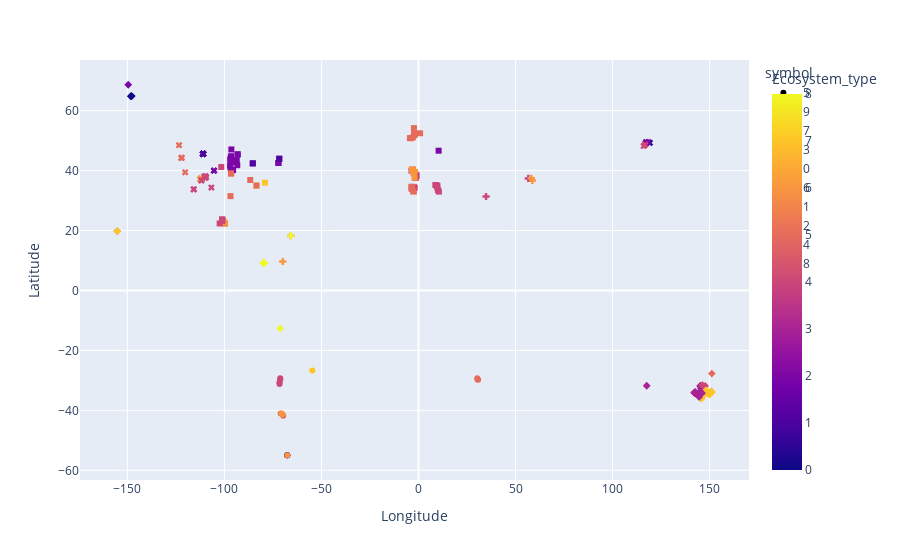

Notebook source saved alongside this figure:
### Code cell
df3 = pd.DataFrame(df, columns=['Longitude', 'Latitude', 'Ecosystem_type'])
lb_make = LabelEncoder()
df3['Ecosystem_type'] = lb_make.fit_transform(df3['Ecosystem_type'])
kmeans = KMeans(n_clusters=10).fit_predict(df3)
px.scatter(df3, x='Longitude', y="Latitude", color="Ecosystem_type", symbol=kmeans)

### Figure 1 — Plotly figure (JSON) as saved in the notebook; plotly's stock layout.template omitted (floating-point values rounded to 4 significant figures)
{"data": [{"hovertemplate": "symbol=5<br>Longitude=%{x}<br>Latitude=%{y}<br>Ecosystem_type=%{marker.color}<extra></extra>", "legendgroup": "5", "marker": {"color": [7, 5, 5, 6, 6, 4, 4, 4, 4, 1, 1, 1, 6], "coloraxis": "coloraxis", "symbol": "circle"}, "mode": "markers", "name": "5", "orientation": "v", "showlegend": true, "type": "scatter", "x": [-54.68, -69.68, -71.06, -70.08, -70.52, -71.24, -71.25, -71.66, -71.59, -67.64, -67.64, -67.63, -67.63], "xaxis": "x", "y": [-26.73, -41.81, -41.0, -41.25, -41.03, -29.31, -29.75, -30.66, -31.2, -54.93, -54.95, -54.96, -54.97], "yaxis": "y"}, {"hovertemplate": "symbol=9<br>Longitude=%{x}<br>Latitude=%{y}<br>Ecosystem_type=%{marker.color}<extra></extra>", "legendgroup": "9", "marker": {"color": [0, 5, 7, 0, 0, 2], "coloraxis": "coloraxis", "symbol": "diamond"}, "mode": "markers", "name": "9", "orientation": "v", "showlegend": true, "type": "scatter", "x": [-148.2, -155.3, -155.3, -147.8, -147.8, -149.6], "xaxis": "x", "y": [64.8, 19.81, 19.81, 64.85, 64.85, 68.63], "yaxis": "y"}, {"hovertemplate": "symbol=7<br>Longitude=%{x}<br>Latitude=%{y}<br>Ecosystem_type=%{marker.color}<extra></extra>", "legendgroup": "7", "marker": {"color": [1, 7, 7, 2, 5, 2, 1, 2, 1, 5, 1, 2, 7, 5, 4, 5, 2, 5, 2, 2, 2, 2, 2, 2, 2, 2, 2, 2, 5, 2, 6, 4, 4, 6, 4, 4, 4, 4], "coloraxis": "coloraxis", "symbol": "square"}, "mode": "markers", "name": "7", "orientation": "v", "showlegend": true, "type": "scatter", "x": [-72.19, -96.57, -83.5, -72.19, -83.5, -71.75, -71.75, -85.4, -85.4, -96.57, -93.2, -93.2, -79.08, -86.7, -101.6, -96.58, -93.39, -96.88, -95.54, -96.52, -96.81, -97.11, -95.58, -93.66, -96.97, -96.78, -96.71, -96.43, -96.6, -96.57, -99.66, -100.9, -100.4, -99.89, -101.1, -101.3, -101.2, -102.5], "xaxis": "x", "y": [42.53, 39.09, 35, 42.53, 35, 43.94, 43.94, 42.4, 42.4, 39.09, 45.4, 45.4, 35.97, 36.87, 41.2, 39.07, 41.79, 31.48, 40.15, 40.16, 40.87, 41.61, 42.88, 43.51, 43.55, 44.04, 44.26, 47.05, 39.1, 44.8, 22.25, 23.6, 22.64, 22.65, 23.25, 23.2, 23.74, 22.35], "yaxis": "y"}, {"hovertemplate": "symbol=3<br>Longitude=%{x}<br>Latitude=%{y}<br>Ecosystem_type=%{marker.color}<extra></extra>", "legendgroup": "3", "marker": {"color": [5, 1, 2, 5, 5, 5, 1, 1, 1, 1, 1, 1, 1, 1, 1, 1, 4, 6, 4, 4, 4, 6, 4, 4, 4, 4, 4], "coloraxis": "coloraxis", "symbol": "x"}, "mode": "markers", "name": "3", "orientation": "v", "showlegend": true, "type": "scatter", "x": [-122.3, -105.4, -105.4, -123.4, -120.2, -122.0, -111.0, -111.0, -111.0, -111.0, -111.0, -111.0, -111.0, -111.0, -111.0, -111.0, -106.7, -112.6, -109.7, -109.9, -111.7, -112.0, -109.4, -110.5, -111.9, -115.8, -115.8], "xaxis": "x", "y": [44.21, 39.99, 39.99, 48.46, 39.43, 44.28, 45.57, 45.57, 45.57, 45.57, 45.57, 45.57, 45.57, 45.57, 45.57, 45.57, 34.33, 37.11, 38.17, 37.58, 37.09, 37.51, 37.73, 38.0, 36.69, 33.75, 33.75], "yaxis": "y"}, {"hovertemplate": "symbol=0<br>Longitude=%{x}<br>Latitude=%{y}<br>Ecosystem_type=%{marker.color}<extra></extra>", "legendgroup": "0", "marker": {"color": [5, 8, 8, 8, 8, 8, 8, 8, 6], "coloraxis": "coloraxis", "symbol": "cross"}, "mode": "markers", "name": "0", "orientation": "v", "showlegend": true, "type": "scatter", "x": [-65.8, -65.8, -79.74, -79.74, -79.77, -71.23, -79.86, -79.75, -69.95], "xaxis": "x", "y": [18.3, 18.3, 9.156, 9.161, 9.158, -12.63, 9.151, 9.162, 9.666], "yaxis": "y"}, {"hovertemplate": "symbol=6<br>Longitude=%{x}<br>Latitude=%{y}<br>Ecosystem_type=%{marker.color}<extra></extra>", "legendgroup": "6", "marker": {"color": [5, 5, 5], "coloraxis": "coloraxis", "symbol": "circle"}, "mode": "markers", "name": "6", "orientation": "v", "showlegend": true, "type": "scatter", "x": [30.72, 30.29, 30.4], "xaxis": "x", "y": [-29.81, -29.28, -29.67], "yaxis": "y"}, {"hovertemplate": "symbol=1<br>Longitude=%{x}<br>Latitude=%{y}<br>Ecosystem_type=%{marker.color}<extra></extra>", "legendgroup": "1", "marker": {"color": [5, 3, 3, 3, 3, 3, 3, 3, 3, 3, 3, 3, 3, 3, 3, 3, 3, 3, 3, 3, 3, 3, 3, 3, 3, 3, 3, 3, 3, 3, 3, 3, 3, 3, 3, 3, 3, 3, 3, 3, 3, 3, 3, 7, 7, 7, 7, 7, 7, 3, 3, 3, 3, 3, 3, 3, 3, 3, 3, 3, 3, 4, 4, 7, 3, 3, 7, 7, 7, 7, 7, 7, 7, 7, 7, 7, 7, 7, 7, 3, 3, 7, 7, 3, 3], "coloraxis": "coloraxis", "symbol": "diamond"}, "mode": "markers", "name": "1", "orientation": "v", "showlegend": true, "type": "scatter", "x": [151.1, 117.6, 146.2, 146.2, 145.8, 144.5, 145.8, 146.3, 144.8, 144.8, 146.2, 144.9, 144.8, 144.8, 145.6, 145.6, 146.4, 145.8, 145.6, 145.7, 145.3, 145.3, 145.6, 145.6, 145.8, 145.8, 145.7, 145.6, 145.6, 146.5, 146.5, 146.0, 145.9, 146.5, 145.6, 145.9, 145.7, 145.3, 146.0, 146.0, 145.8, 145.8, 145.8, 145.9, 145.9, 145.7, 145.7, 145.6, 145.6, 144.6, 144.6, 144.6, 144.6, 145.7, 144.5, 144.5, 142.6, 142.5, 142.5, 142.5, 142.7, 146.3, 147.7, 147.4, 146.2, 146.3, 146.6, 146.9, 147.4, 149.9, 150.9, 150.8, 148.9, 148.9, 148.6, 148.2, 148.2, 148.2, 150.2, 145.7, 146.1, 151.0, 151.1, 142.1, 142.2], "xaxis": "x", "y": [-27.73, -31.78, -34.71, -34.71, -33.36, -35.34, -34.52, -34.65, -35.41, -35.41, -34.53, -35.5, -35.49, -35.49, -33.46, -33.46, -34.56, -33.35, -33.47, -33.35, -31.87, -31.84, -32.63, -32.64, -33.99, -33.98, -33.99, -33.8, -33.79, -34.8, -34.83, -34.76, -34.75, -34.81, -33.84, -34.8, -32.63, -31.88, -34.55, -34.56, -34.56, -34.57, -34.54, -35.93, -35.95, -35.95, -35.92, -35.88, -35.86, -35.36, -35.35, -35.33, -35.35, -34.52, -35.39, -35.35, -34.2, -34.25, -34.02, -33.96, -33.93, -31.56, -31.86, -33.84, -34.36, -34.42, -34.28, -34.35, -34.44, -34.74, -33.65, -33.62, -34.36, -33.98, -33.83, -33.51, -33.73, -33.32, -34.51, -34, -34.25, -33.91, -33.98, -34.13, -34.16], "yaxis": "y"}, {"hovertemplate": "symbol=2<br>Longitude=%{x}<br>Latitude=%{y}<br>Ecosystem_type=%{marker.color}<extra></extra>", "legendgroup": "2", "marker": {"color": [2, 5, 5, 5, 5, 5, 5, 5, 5, 5, 5, 5, 5, 5, 5, 5, 5, 4, 5, 5, 5, 5, 5, 5, 4, 4, 5, 4, 5, 4, 4, 4, 4, 6, 4, 6, 4, 6, 6, 6, 4, 4, 4, 4, 4, 4], "coloraxis": "coloraxis", "symbol": "square"}, "mode": "markers", "name": "2", "orientation": "v", "showlegend": true, "type": "scatter", "x": [10.37, -2.285, -2.067, -2.079, -2.008, -2.033, -2.9, -2.341, -3.876, -4.428, 0.8192, -2.004, -2.423, -2.373, -2.193, -3.374, -3.639, -1.999, -3.559, -2.729, -3.465, -2.231, -2.901, -3.419, -3.619, -1.674, -2.515, -1.199, -2.877, -1.718, -1.837, -1.785, -0.9632, -3.389, -1.232, -1.802, -1.527, -2.345, -2.879, -2.04, 9.647, 8.674, 9.974, 9.117, 9.718, 10.5], "xaxis": "x", "y": [46.63, 52.05, 52.17, 52.24, 52.25, 52.28, 51.07, 54.17, 50.81, 50.84, 52.44, 51.81, 33.05, 34.16, 34.43, 33.98, 34.47, 34.31, 33.93, 33.07, 34.63, 39.05, 40.07, 40.21, 39.99, 37.82, 39.21, 38.59, 40.35, 38.79, 37.72, 37.73, 38.31, 40.37, 37.59, 39.54, 38.07, 39.13, 40.02, 37.63, 34.49, 35.17, 33.52, 35.16, 34.96, 32.98], "yaxis": "y"}, {"hovertemplate": "symbol=4<br>Longitude=%{x}<br>Latitude=%{y}<br>Ecosystem_type=%{marker.color}<extra></extra>", "legendgroup": "4", "marker": {"color": [0, 2, 2, 2, 4, 4], "coloraxis": "coloraxis", "symbol": "x"}, "mode": "markers", "name": "4", "orientation": "v", "showlegend": true, "type": "scatter", "x": [119.2, 118.4, 117.3, 117.0, 116.8, 116.0], "xaxis": "x", "y": [49.26, 49.49, 49.53, 49.03, 48.61, 48.22], "yaxis": "y"}, {"hovertemplate": "symbol=8<br>Longitude=%{x}<br>Latitude=%{y}<br>Ecosystem_type=%{marker.color}<extra></extra>", "legendgroup": "8", "marker": {"color": [6, 4, 6, 4], "coloraxis": "coloraxis", "symbol": "cross"}, "mode": "markers", "name": "8", "orientation": "v", "showlegend": true, "type": "scatter", "x": [58.67, 56.56, 58.11, 34.82], "xaxis": "x", "y": [36.7, 37.37, 37.43, 31.36], "yaxis": "y"}], "layout": {"autosize": true, "coloraxis": {"colorbar": {"title": {"text": "Ecosystem_type"}}, "colorscale": [[0, "#0d0887"], [0.1111, "#46039f"], [0.2222, "#7201a8"], [0.3333, "#9c179e"], [0.4444, "#bd3786"], [0.5556, "#d8576b"], [0.6667, "#ed7953"], [0.7778, "#fb9f3a"], [0.8889, "#fdca26"], [1, "#f0f921"]]}, "legend": {"title": {"text": "symbol"}, "tracegroupgap": 0}, "margin": {"t": 60}, "xaxis": {"anchor": "y", "autorange": true, "domain": [0, 1], "range": [-174.4, 170.3], "title": {"text": "Longitude"}, "type": "linear"}, "yaxis": {"anchor": "x", "autorange": true, "domain": [0, 1], "range": [-64.54, 78.2], "title": {"text": "Latitude"}, "type": "linear"}}}
